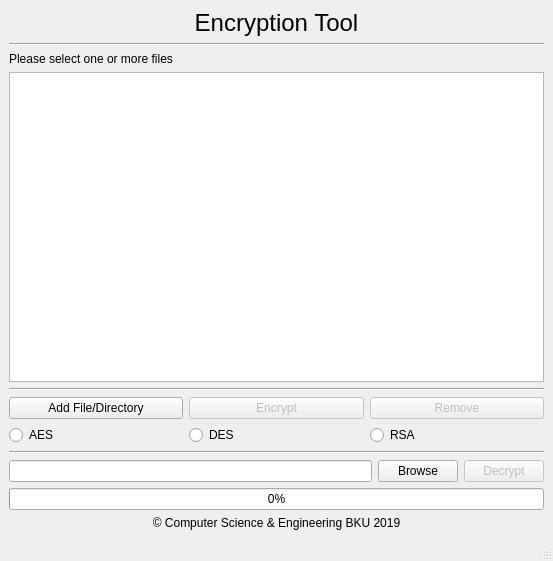
<?xml version="1.0" encoding="UTF-8"?>
<ui version="4.0">
 <class>MainWindow</class>
 <widget class="QMainWindow" name="MainWindow">
  <property name="geometry">
   <rect>
    <x>0</x>
    <y>0</y>
    <width>553</width>
    <height>561</height>
   </rect>
  </property>
  <property name="windowTitle">
   <string>BKU Encryption Tool</string>
  </property>
  <property name="windowIcon">
   <iconset>
    <normaloff>:/icon/image/lock.png</normaloff>:/icon/image/lock.png</iconset>
  </property>
  <widget class="QWidget" name="centralwidget">
   <layout class="QGridLayout" name="gridLayout_2">
    <item row="0" column="0">
     <widget class="QLabel" name="label">
      <property name="font">
       <font>
        <family>Ubuntu</family>
        <pointsize>18</pointsize>
        <weight>50</weight>
        <bold>false</bold>
       </font>
      </property>
      <property name="text">
       <string>Encryption Tool</string>
      </property>
      <property name="textFormat">
       <enum>Qt::AutoText</enum>
      </property>
      <property name="alignment">
       <set>Qt::AlignCenter</set>
      </property>
      <property name="wordWrap">
       <bool>false</bool>
      </property>
     </widget>
    </item>
    <item row="1" column="0">
     <widget class="Line" name="line_3">
      <property name="orientation">
       <enum>Qt::Horizontal</enum>
      </property>
     </widget>
    </item>
    <item row="2" column="0">
     <layout class="QGridLayout" name="gridLayout">
      <item row="0" column="0">
       <widget class="QLabel" name="label_2">
        <property name="text">
         <string>Please select one or more files</string>
        </property>
       </widget>
      </item>
      <item row="1" column="0">
       <widget class="QListWidget" name="listWidget">
        <property name="styleSheet">
         <string notr="true">font: 11pt &quot;Ubuntu Mono&quot;;</string>
        </property>
        <property name="selectionMode">
         <enum>QAbstractItemView::ExtendedSelection</enum>
        </property>
       </widget>
      </item>
     </layout>
    </item>
    <item row="3" column="0">
     <widget class="Line" name="line_2">
      <property name="orientation">
       <enum>Qt::Horizontal</enum>
      </property>
     </widget>
    </item>
    <item row="4" column="0">
     <layout class="QHBoxLayout" name="horizontalLayout_2">
      <item>
       <widget class="QPushButton" name="addButton">
        <property name="text">
         <string>Add File/Directory</string>
        </property>
        <property name="icon">
         <iconset>
          <normaloff>:/icon/image/symbol_add.png</normaloff>:/icon/image/symbol_add.png</iconset>
        </property>
        <property name="iconSize">
         <size>
          <width>32</width>
          <height>32</height>
         </size>
        </property>
       </widget>
      </item>
      <item>
       <widget class="QPushButton" name="encryptButton">
        <property name="enabled">
         <bool>false</bool>
        </property>
        <property name="text">
         <string>Encrypt</string>
        </property>
        <property name="icon">
         <iconset>
          <normaloff>:/icon/image/folder_locked32.png</normaloff>:/icon/image/folder_locked32.png</iconset>
        </property>
        <property name="iconSize">
         <size>
          <width>32</width>
          <height>32</height>
         </size>
        </property>
       </widget>
      </item>
      <item>
       <widget class="QPushButton" name="removeButton">
        <property name="enabled">
         <bool>false</bool>
        </property>
        <property name="sizePolicy">
         <sizepolicy hsizetype="Minimum" vsizetype="Fixed">
          <horstretch>0</horstretch>
          <verstretch>0</verstretch>
         </sizepolicy>
        </property>
        <property name="text">
         <string>Remove</string>
        </property>
        <property name="icon">
         <iconset>
          <normaloff>:/icon/image/delete.png</normaloff>:/icon/image/delete.png</iconset>
        </property>
        <property name="iconSize">
         <size>
          <width>32</width>
          <height>32</height>
         </size>
        </property>
       </widget>
      </item>
     </layout>
    </item>
    <item row="5" column="0">
     <layout class="QHBoxLayout" name="horizontalLayout_3">
      <item>
       <widget class="QRadioButton" name="aes">
        <property name="text">
         <string>AES</string>
        </property>
       </widget>
      </item>
      <item>
       <widget class="QRadioButton" name="des">
        <property name="text">
         <string>DES</string>
        </property>
       </widget>
      </item>
      <item>
       <widget class="QRadioButton" name="rsa">
        <property name="text">
         <string>RSA</string>
        </property>
       </widget>
      </item>
     </layout>
    </item>
    <item row="6" column="0">
     <widget class="Line" name="line">
      <property name="orientation">
       <enum>Qt::Horizontal</enum>
      </property>
     </widget>
    </item>
    <item row="7" column="0">
     <layout class="QHBoxLayout" name="horizontalLayout">
      <item>
       <widget class="QLineEdit" name="lineEdit">
        <property name="enabled">
         <bool>true</bool>
        </property>
       </widget>
      </item>
      <item>
       <widget class="QPushButton" name="pushButton">
        <property name="text">
         <string>Browse</string>
        </property>
       </widget>
      </item>
      <item>
       <widget class="QPushButton" name="decryptButton">
        <property name="enabled">
         <bool>false</bool>
        </property>
        <property name="text">
         <string>Decrypt</string>
        </property>
        <property name="icon">
         <iconset>
          <normaloff>:/icon/image/open-key-icon.png</normaloff>:/icon/image/open-key-icon.png</iconset>
        </property>
        <property name="iconSize">
         <size>
          <width>32</width>
          <height>32</height>
         </size>
        </property>
       </widget>
      </item>
     </layout>
    </item>
    <item row="8" column="0">
     <widget class="QProgressBar" name="progressBar">
      <property name="value">
       <number>0</number>
      </property>
      <property name="alignment">
       <set>Qt::AlignCenter</set>
      </property>
     </widget>
    </item>
    <item row="9" column="0">
     <widget class="QLabel" name="copyright_label">
      <property name="text">
       <string>© Computer Science &amp; Engineering BKU 2019</string>
      </property>
      <property name="alignment">
       <set>Qt::AlignCenter</set>
      </property>
     </widget>
    </item>
   </layout>
  </widget>
  <widget class="QStatusBar" name="statusBar"/>
 </widget>
 <resources>
  <include location="resources.qrc"/>
 </resources>
 <connections>
  <connection>
   <sender>addButton</sender>
   <signal>clicked()</signal>
   <receiver>MainWindow</receiver>
   <slot>add_file()</slot>
   <hints>
    <hint type="sourcelabel">
     <x>31</x>
     <y>235</y>
    </hint>
    <hint type="destinationlabel">
     <x>5</x>
     <y>214</y>
    </hint>
   </hints>
  </connection>
  <connection>
   <sender>removeButton</sender>
   <signal>clicked()</signal>
   <receiver>MainWindow</receiver>
   <slot>remove_file()</slot>
   <hints>
    <hint type="sourcelabel">
     <x>321</x>
     <y>240</y>
    </hint>
    <hint type="destinationlabel">
     <x>417</x>
     <y>194</y>
    </hint>
   </hints>
  </connection>
  <connection>
   <sender>encryptButton</sender>
   <signal>clicked()</signal>
   <receiver>MainWindow</receiver>
   <slot>encrypt()</slot>
   <hints>
    <hint type="sourcelabel">
     <x>468</x>
     <y>240</y>
    </hint>
    <hint type="destinationlabel">
     <x>1</x>
     <y>290</y>
    </hint>
   </hints>
  </connection>
  <connection>
   <sender>listWidget</sender>
   <signal>itemSelectionChanged()</signal>
   <receiver>MainWindow</receiver>
   <slot>selection_changed()</slot>
   <hints>
    <hint type="sourcelabel">
     <x>231</x>
     <y>160</y>
    </hint>
    <hint type="destinationlabel">
     <x>259</x>
     <y>294</y>
    </hint>
   </hints>
  </connection>
  <connection>
   <sender>decryptButton</sender>
   <signal>clicked()</signal>
   <receiver>MainWindow</receiver>
   <slot>decrypt()</slot>
   <hints>
    <hint type="sourcelabel">
     <x>538</x>
     <y>307</y>
    </hint>
    <hint type="destinationlabel">
     <x>212</x>
     <y>318</y>
    </hint>
   </hints>
  </connection>
  <connection>
   <sender>pushButton</sender>
   <signal>clicked()</signal>
   <receiver>MainWindow</receiver>
   <slot>browse()</slot>
   <hints>
    <hint type="sourcelabel">
     <x>352</x>
     <y>272</y>
    </hint>
    <hint type="destinationlabel">
     <x>305</x>
     <y>255</y>
    </hint>
   </hints>
  </connection>
  <connection>
   <sender>lineEdit</sender>
   <signal>textChanged(QString)</signal>
   <receiver>MainWindow</receiver>
   <slot>text_changed()</slot>
   <hints>
    <hint type="sourcelabel">
     <x>160</x>
     <y>287</y>
    </hint>
    <hint type="destinationlabel">
     <x>139</x>
     <y>303</y>
    </hint>
   </hints>
  </connection>
 </connections>
 <slots>
  <slot>add_file()</slot>
  <slot>remove_file()</slot>
  <slot>encrypt()</slot>
  <slot>decrypt()</slot>
  <slot>selection_changed()</slot>
  <slot>browse()</slot>
  <slot>text_changed()</slot>
 </slots>
</ui>
